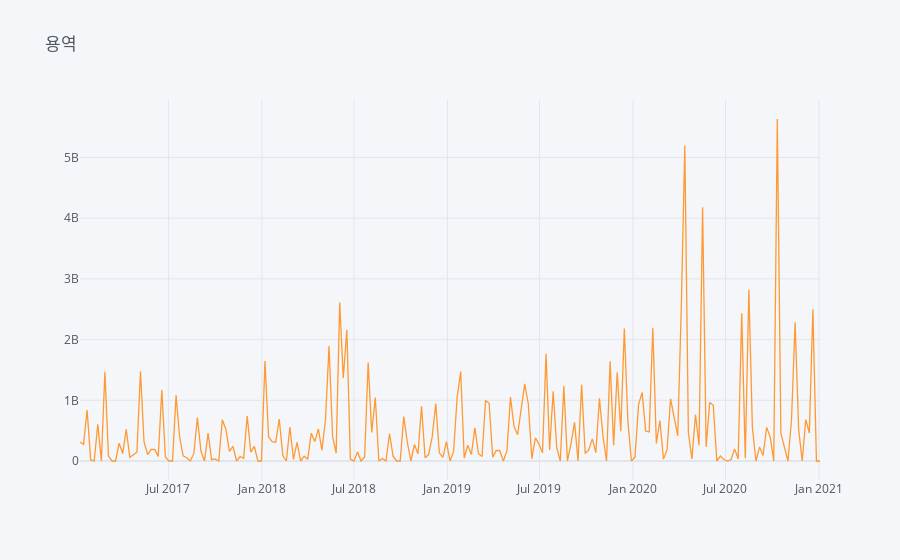
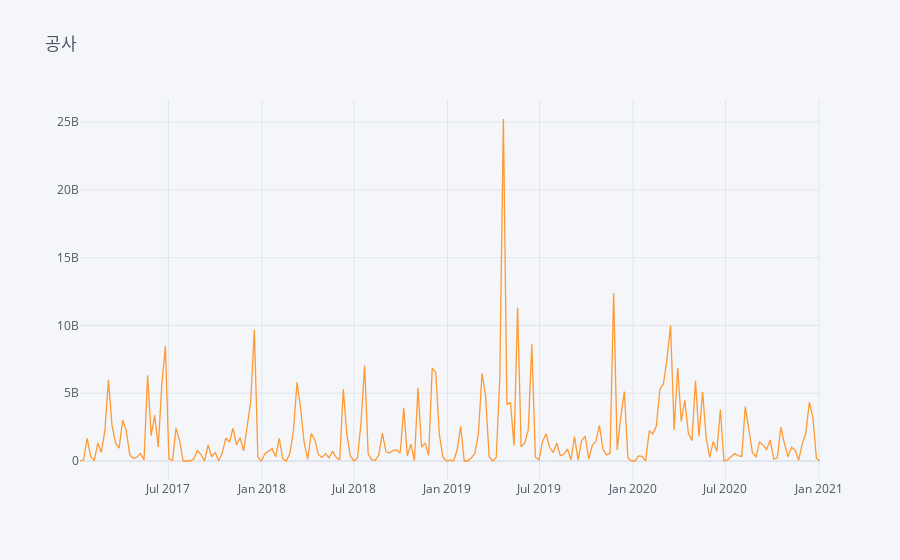
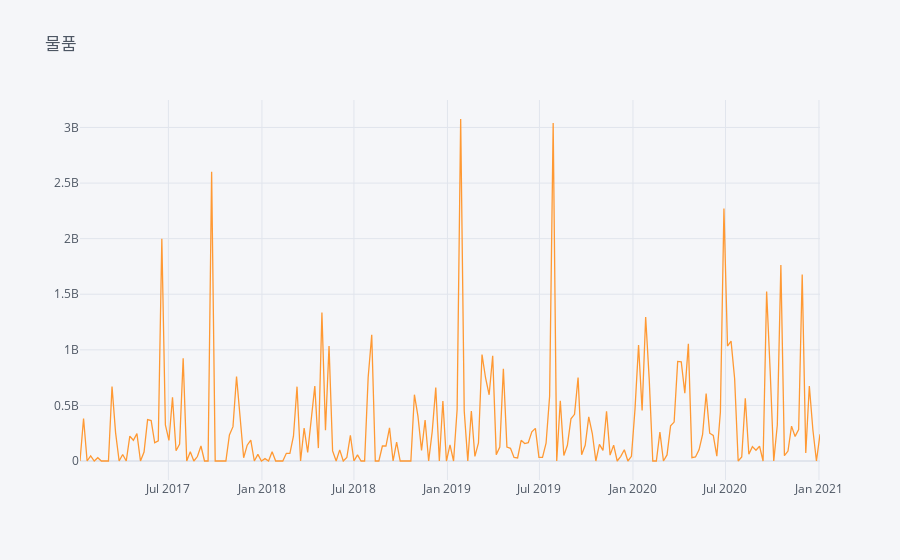

The notebook cell saved with these charts, in order:
### Code cell
df_total.fillna(0)['용역'].iplot(title = '용역')
df_total.fillna(0)['공사'].iplot(title = '공사')
df_total.fillna(0)['물품'].iplot(title = '물품')

### Figure 1 — Plotly figure (JSON) as saved in the notebook; plotly's stock layout.template omitted (floating-point values rounded to 4 significant figures; data arrays with more than 128 entries replaced by an {"elided": "..."} marker saying what was removed)
{"data": [{"line": {"color": "rgba(255, 153, 51, 1.0)", "dash": "solid", "shape": "linear", "width": 1.3}, "mode": "lines", "name": "용역", "text": "", "type": "scatter", "x": {"elided": "209 str values"}, "y": {"elided": "209 int values"}}], "layout": {"legend": {"bgcolor": "#F5F6F9", "font": {"color": "#4D5663"}}, "paper_bgcolor": "#F5F6F9", "plot_bgcolor": "#F5F6F9", "title": {"font": {"color": "#4D5663"}, "text": "용역"}, "xaxis": {"gridcolor": "#E1E5ED", "showgrid": true, "tickfont": {"color": "#4D5663"}, "title": {"font": {"color": "#4D5663"}, "text": ""}, "zerolinecolor": "#E1E5ED"}, "yaxis": {"gridcolor": "#E1E5ED", "showgrid": true, "tickfont": {"color": "#4D5663"}, "title": {"font": {"color": "#4D5663"}, "text": ""}, "zerolinecolor": "#E1E5ED"}}}

### Figure 2 — Plotly figure (JSON) as saved in the notebook; plotly's stock layout.template omitted (floating-point values rounded to 4 significant figures; data arrays with more than 128 entries replaced by an {"elided": "..."} marker saying what was removed)
{"data": [{"line": {"color": "rgba(255, 153, 51, 1.0)", "dash": "solid", "shape": "linear", "width": 1.3}, "mode": "lines", "name": "공사", "text": "", "type": "scatter", "x": {"elided": "209 str values"}, "y": {"elided": "209 int values"}}], "layout": {"legend": {"bgcolor": "#F5F6F9", "font": {"color": "#4D5663"}}, "paper_bgcolor": "#F5F6F9", "plot_bgcolor": "#F5F6F9", "title": {"font": {"color": "#4D5663"}, "text": "공사"}, "xaxis": {"gridcolor": "#E1E5ED", "showgrid": true, "tickfont": {"color": "#4D5663"}, "title": {"font": {"color": "#4D5663"}, "text": ""}, "zerolinecolor": "#E1E5ED"}, "yaxis": {"gridcolor": "#E1E5ED", "showgrid": true, "tickfont": {"color": "#4D5663"}, "title": {"font": {"color": "#4D5663"}, "text": ""}, "zerolinecolor": "#E1E5ED"}}}

### Figure 3 — Plotly figure (JSON) as saved in the notebook; plotly's stock layout.template omitted (floating-point values rounded to 4 significant figures; data arrays with more than 128 entries replaced by an {"elided": "..."} marker saying what was removed)
{"data": [{"line": {"color": "rgba(255, 153, 51, 1.0)", "dash": "solid", "shape": "linear", "width": 1.3}, "mode": "lines", "name": "물품", "text": "", "type": "scatter", "x": {"elided": "209 str values"}, "y": {"elided": "209 int values"}}], "layout": {"legend": {"bgcolor": "#F5F6F9", "font": {"color": "#4D5663"}}, "paper_bgcolor": "#F5F6F9", "plot_bgcolor": "#F5F6F9", "title": {"font": {"color": "#4D5663"}, "text": "물품"}, "xaxis": {"gridcolor": "#E1E5ED", "showgrid": true, "tickfont": {"color": "#4D5663"}, "title": {"font": {"color": "#4D5663"}, "text": ""}, "zerolinecolor": "#E1E5ED"}, "yaxis": {"gridcolor": "#E1E5ED", "showgrid": true, "tickfont": {"color": "#4D5663"}, "title": {"font": {"color": "#4D5663"}, "text": ""}, "zerolinecolor": "#E1E5ED"}}}
